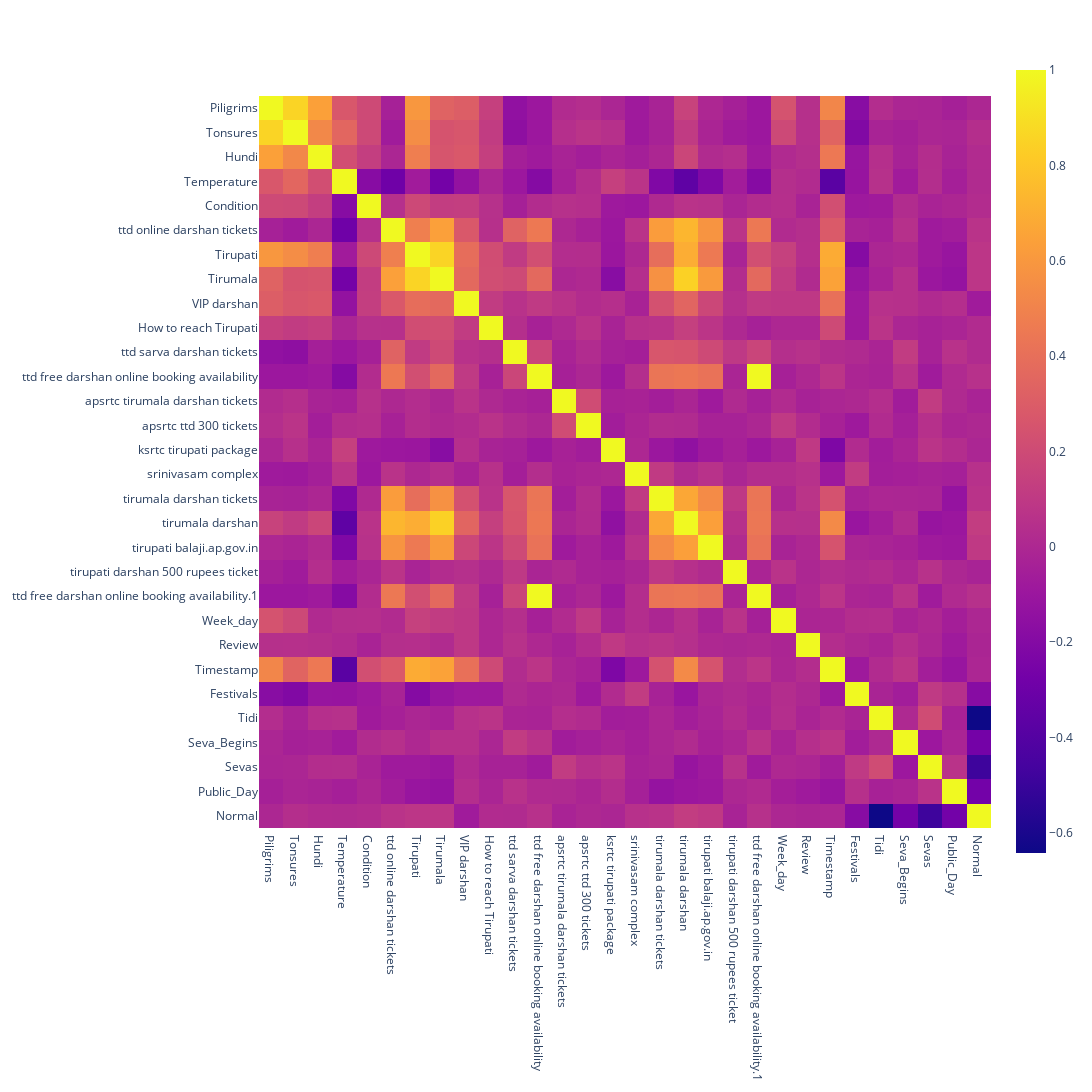

The notebook cell saved with this chart:
### Code cell
#plt.figure(figsize=(15,15))
fig=px.imshow(data.corr())
fig.update_layout(
    autosize=False,
    width=1800,
    height=1800,)

### Figure 1 — Plotly figure (JSON) as saved in the notebook; plotly's stock layout.template omitted (floating-point values rounded to 4 significant figures; data arrays with more than 128 entries replaced by an {"elided": "..."} marker saying what was removed)
{"data": [{"coloraxis": "coloraxis", "hovertemplate": "x: %{x}<br>y: %{y}<br>color: %{z}<extra></extra>", "name": "0", "type": "heatmap", "x": ["Piligrims", "Tonsures", "Hundi", "Temperature", "Condition", "ttd online darshan tickets", "Tirupati", "Tirumala", "VIP darshan", "How to reach Tirupati", "ttd sarva darshan tickets", "ttd free darshan online booking availability", "apsrtc tirumala darshan tickets", "apsrtc ttd 300 tickets", "ksrtc tirupati package", "srinivasam complex", "tirumala darshan tickets", "tirumala darshan", "tirupati balaji.ap.gov.in", "tirupati darshan 500 rupees ticket", "ttd free darshan online booking availability.1", "Week_day", "Review", "Timestamp", "Festivals", "Tidi", "Seva_Begins", "Sevas", "Public_Day", "Normal"], "xaxis": "x", "y": ["Piligrims", "Tonsures", "Hundi", "Temperature", "Condition", "ttd online darshan tickets", "Tirupati", "Tirumala", "VIP darshan", "How to reach Tirupati", "ttd sarva darshan tickets", "ttd free darshan online booking availability", "apsrtc tirumala darshan tickets", "apsrtc ttd 300 tickets", "ksrtc tirupati package", "srinivasam complex", "tirumala darshan tickets", "tirumala darshan", "tirupati balaji.ap.gov.in", "tirupati darshan 500 rupees ticket", "ttd free darshan online booking availability.1", "Week_day", "Review", "Timestamp", "Festivals", "Tidi", "Seva_Begins", "Sevas", "Public_Day", "Normal"], "yaxis": "y", "z": {"elided": "30x30 float values"}}], "layout": {"autosize": false, "coloraxis": {"colorscale": [[0, "#0d0887"], [0.1111, "#46039f"], [0.2222, "#7201a8"], [0.3333, "#9c179e"], [0.4444, "#bd3786"], [0.5556, "#d8576b"], [0.6667, "#ed7953"], [0.7778, "#fb9f3a"], [0.8889, "#fdca26"], [1, "#f0f921"]]}, "height": 1800, "margin": {"t": 60}, "width": 1800, "xaxis": {"anchor": "y", "constrain": "domain", "domain": [0, 1], "scaleanchor": "y"}, "yaxis": {"anchor": "x", "autorange": "reversed", "constrain": "domain", "domain": [0, 1]}}}
